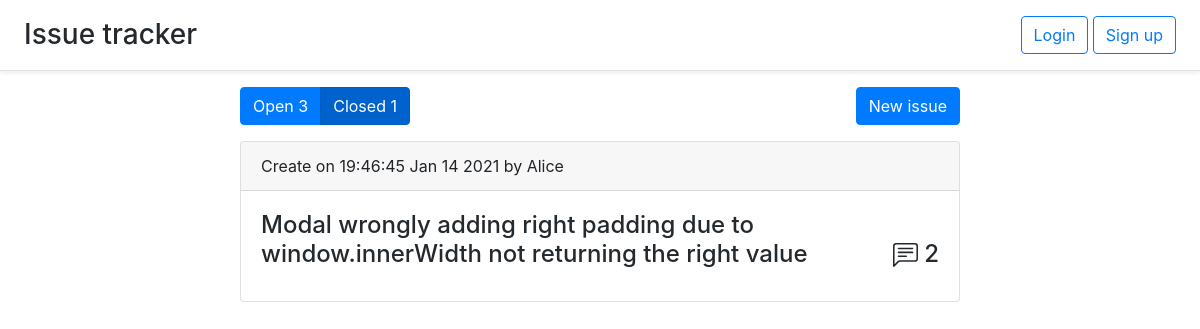
The app's page /closed with its own data.
### issue.py (models this page shows, shortened)
class Issue(db.Model):
    id = db.Column(db.Integer, primary_key=True)
    title = db.Column(db.String(50), nullable=False)
    user_id = db.Column(db.Integer, db.ForeignKey('user.id'))
    comments = db.relationship('Comment', backref='issue', lazy='dynamic')
    labels = db.relationship('Label', backref='issue', lazy='dynamic')
    is_open = db.Column(db.BOOLEAN, default=True)
    timestamp = db.Column(db.DateTime, default=datetime.utcnow)

### comment.py (models this page shows)
class Comment(db.Model):
    id = db.Column(db.Integer, primary_key=True)
    text = db.Column(db.Text, nullable=False)
    timestamp = db.Column(db.DateTime, default=datetime.utcnow)
    user_id = db.Column(db.Integer, db.ForeignKey('user.id'))
    issue_id = db.Column(db.Integer, db.ForeignKey('issue.id'))
    def pretty_date(self):
        return self.timestamp.strftime("%H:%M:%S %b %d %Y")

### auth.py (models this page shows)
class User(UserMixin, app.db.Model):
    id = app.db.Column(app.db.Integer, primary_key=True)
    email = app.db.Column(app.db.String(100), unique=True)
    password = app.db.Column(app.db.String(100))
    name = app.db.Column(app.db.String(100))
    issues = app.db.relationship('Issue', backref='user', lazy='dynamic')
    comments = app.db.relationship('Comment', backref='user', lazy='dynamic')

### issue.py (the view)
@issues.route('/closed')
def closed_issues():
    return create_index(Issue.query.filter_by(is_open=False), False)

### issue.py (called while the page is built)
def create_index(query, show_open):
    query = query.order_by(Issue.timestamp.desc())
    open_issues = Issue.query.filter_by(is_open=True).count()
    closed_issues = Issue.query.filter_by(is_open=False).count()
    return render_template('index.html', issues=query.all(), open_issues=open_issues, closed_issues=closed_issues,
                           show_open=show_open)

### templates/index.html (shortened to what this page needs)
{% extends 'base.html' %}
{% block content %}
    <div class="issues-upper-panel">
        <div class="btn-group btn-group-toggle" data-toggle="buttons">
            <a class="btn btn-primary {% if show_open %} active {% endif %}" href="/">Open {{ open_issues }}</a>
            <a class="btn btn-primary {% if not show_open %} active {% endif %}" href="/closed">Closed {{ closed_issues }}</a>
        </div>
        <button type="button" id="new-issue" class="btn btn-primary" data-toggle="modal" data-target="#myModal">
          New issue
        </button>
    </div>
    {% for issue in issues %}
        <div class="card">
          <div class="card-header">
            Create on {{ issue.comments.first().pretty_date() }} by {{ issue.user.name }}
          </div>
          <div class="card-body">
            <h4>
            <a class="link-gray-dark" href="issue/{{ issue.id }}">
              <div class="card-title">{{ issue.title }}
                  <div class="comments-cnt">
                      {{ issue.comments.count() }}
                  </div>
              </div>
            </a>
            </h4>
          </div>
        </div>
    {% endfor %}
{% endblock %}

### static/base.css (style rules this page uses)
html, body { height: 100%; }
.link-gray-dark { color: #24292e; text-decoration: none!important; }
#new-issue { float: right!important; }
.issues-upper-panel { margin-top: 1em; margin-bottom: 1em; }
.card { margin-top: 10px; }
.comments-cnt { float: right; }

### records on screen
Issue: comments.first "19:46:45 Jan 14 2021", user.name "Alice", title "Modal wrongly adding right padding due to window.innerWidth not returning the right value", comments.count "2"

### other values on screen
{{ open_issues }} "3"
{{ closed_issues }} "1"
